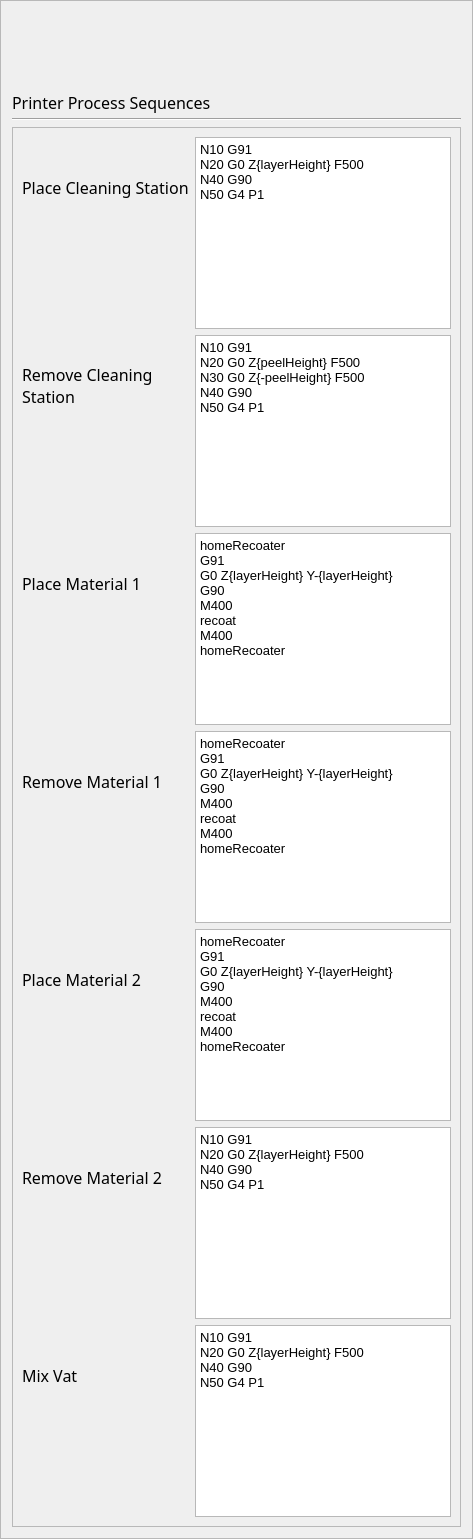
       <widget class="QFrame" name="processFrame">
        <property name="font">
         <font>
          <pointsize>12</pointsize>
         </font>
        </property>
        <property name="frameShape">
         <enum>QFrame::StyledPanel</enum>
        </property>
        <property name="frameShadow">
         <enum>QFrame::Raised</enum>
        </property>
        <layout class="QVBoxLayout" name="verticalLayout">
         <item>
          <widget class="QLabel" name="printerProcessSequenceLabel">
           <property name="minimumSize">
            <size>
             <width>0</width>
             <height>100</height>
            </size>
           </property>
           <property name="maximumSize">
            <size>
             <width>16777215</width>
             <height>20</height>
            </size>
           </property>
           <property name="font">
            <font>
             <family>Gotham</family>
             <pointsize>12</pointsize>
             <bold>false</bold>
            </font>
           </property>
           <property name="styleSheet">
            <string notr="true"/>
           </property>
           <property name="text">
            <string>Printer Process Sequences</string>
           </property>
           <property name="wordWrap">
            <bool>true</bool>
           </property>
          </widget>
         </item>
         <item>
          <widget class="Line" name="line_3">
           <property name="font">
            <font>
             <pointsize>12</pointsize>
            </font>
           </property>
           <property name="orientation">
            <enum>Qt::Horizontal</enum>
           </property>
          </widget>
         </item>
         <item>
          <widget class="QFrame" name="frame_19">
           <property name="font">
            <font>
             <pointsize>12</pointsize>
            </font>
           </property>
           <property name="frameShape">
            <enum>QFrame::StyledPanel</enum>
           </property>
           <property name="frameShadow">
            <enum>QFrame::Raised</enum>
           </property>
           <layout class="QFormLayout" name="formLayout">
            <item row="23" column="0">
             <widget class="QLabel" name="placeMaterial2Label">
              <property name="minimumSize">
               <size>
                <width>0</width>
                <height>100</height>
               </size>
              </property>
              <property name="maximumSize">
               <size>
                <width>16777215</width>
                <height>20</height>
               </size>
              </property>
              <property name="font">
               <font>
                <family>Gotham</family>
                <pointsize>12</pointsize>
                <bold>false</bold>
               </font>
              </property>
              <property name="styleSheet">
               <string notr="true"/>
              </property>
              <property name="text">
               <string>Place Material 2</string>
              </property>
              <property name="wordWrap">
               <bool>true</bool>
              </property>
             </widget>
            </item>
            <item row="29" column="1">
             <widget class="QPlainTextEdit" name="removeMaterial2Text">
              <property name="font">
               <font>
                <pointsize>10</pointsize>
               </font>
              </property>
              <property name="plainText">
               <string>N10 G91
N20 G0 Z{layerHeight} F500
N40 G90
N50 G4 P1
</string>
              </property>
             </widget>
            </item>
            <item row="33" column="1">
             <widget class="QPlainTextEdit" name="mixVatText">
              <property name="font">
               <font>
                <pointsize>10</pointsize>
                <bold>false</bold>
               </font>
              </property>
              <property name="plainText">
               <string>N10 G91
N20 G0 Z{layerHeight} F500
N40 G90
N50 G4 P1
</string>
              </property>
             </widget>
            </item>
            <item row="29" column="0">
             <widget class="QLabel" name="removeMaterial2Label">
              <property name="minimumSize">
               <size>
                <width>0</width>
                <height>100</height>
               </size>
              </property>
              <property name="maximumSize">
               <size>
                <width>16777215</width>
                <height>20</height>
               </size>
              </property>
              <property name="font">
               <font>
                <family>Gotham</family>
                <pointsize>12</pointsize>
                <bold>false</bold>
               </font>
              </property>
              <property name="styleSheet">
               <string notr="true"/>
              </property>
              <property name="text">
               <string>Remove Material 2</string>
              </property>
              <property name="wordWrap">
               <bool>true</bool>
              </property>
             </widget>
            </item>
            <item row="33" column="0">
             <widget class="QLabel" name="mixVatLabel">
              <property name="minimumSize">
               <size>
                <width>0</width>
                <height>100</height>
               </size>
              </property>
              <property name="maximumSize">
               <size>
                <width>16777215</width>
                <height>20</height>
               </size>
              </property>
              <property name="font">
               <font>
                <family>Gotham</family>
                <pointsize>12</pointsize>
                <bold>false</bold>
               </font>
              </property>
              <property name="styleSheet">
               <string notr="true"/>
              </property>
              <property name="text">
               <string>Mix Vat</string>
              </property>
              <property name="wordWrap">
               <bool>true</bool>
              </property>
             </widget>
            </item>
            <item row="23" column="1">
             <widget class="QPlainTextEdit" name="placeMaterial2Text">
              <property name="font">
               <font>
                <pointsize>10</pointsize>
               </font>
              </property>
              <property name="plainText">
               <string>homeRecoater
G91
G0 Z{layerHeight} Y-{layerHeight}
G90
M400
recoat
M400
homeRecoater</string>
              </property>
             </widget>
            </item>
            <item row="1" column="0">
             <widget class="QLabel" name="placeCleaningStationLabel">
              <property name="minimumSize">
               <size>
                <width>0</width>
                <height>100</height>
               </size>
              </property>
              <property name="maximumSize">
               <size>
                <width>16777215</width>
                <height>20</height>
               </size>
              </property>
              <property name="font">
               <font>
                <family>Gotham</family>
                <pointsize>12</pointsize>
                <bold>false</bold>
               </font>
              </property>
              <property name="styleSheet">
               <string notr="true"/>
              </property>
              <property name="text">
               <string>Place Cleaning Station</string>
              </property>
              <property name="wordWrap">
               <bool>true</bool>
              </property>
             </widget>
            </item>
            <item row="1" column="1">
             <widget class="QPlainTextEdit" name="placeCleaningStationText">
              <property name="font">
               <font>
                <pointsize>10</pointsize>
               </font>
              </property>
              <property name="plainText">
               <string>N10 G91
N20 G0 Z{layerHeight} F500
N40 G90
N50 G4 P1
</string>
              </property>
             </widget>
            </item>
            <item row="7" column="1">
             <widget class="QPlainTextEdit" name="removeCleaningStationText">
              <property name="font">
               <font>
                <pointsize>10</pointsize>
               </font>
              </property>
              <property name="plainText">
               <string>N10 G91
N20 G0 Z{peelHeight} F500
N30 G0 Z{-peelHeight} F500
N40 G90
N50 G4 P1</string>
              </property>
             </widget>
            </item>
            <item row="7" column="0">
             <widget class="QLabel" name="removeCleaningStationLabel">
              <property name="minimumSize">
               <size>
                <width>0</width>
                <height>100</height>
               </size>
              </property>
              <property name="maximumSize">
               <size>
                <width>16777215</width>
                <height>20</height>
               </size>
              </property>
              <property name="font">
               <font>
                <family>Gotham</family>
                <pointsize>12</pointsize>
                <bold>false</bold>
               </font>
              </property>
              <property name="styleSheet">
               <string notr="true"/>
              </property>
              <property name="text">
               <string>Remove Cleaning Station</string>
              </property>
              <property name="wordWrap">
               <bool>true</bool>
              </property>
             </widget>
            </item>
            <item row="11" column="1">
             <widget class="QPlainTextEdit" name="placeMaterial1Text">
              <property name="font">
               <font>
                <pointsize>10</pointsize>
               </font>
              </property>
              <property name="plainText">
               <string>homeRecoater
G91
G0 Z{layerHeight} Y-{layerHeight}
G90
M400
recoat
M400
homeRecoater</string>
              </property>
             </widget>
            </item>
            <item row="11" column="0">
             <widget class="QLabel" name="placeMaterial1Label">
              <property name="minimumSize">
               <size>
                <width>0</width>
                <height>100</height>
               </size>
              </property>
              <property name="maximumSize">
               <size>
                <width>16777215</width>
                <height>20</height>
               </size>
              </property>
              <property name="font">
               <font>
                <family>Gotham</family>
                <pointsize>12</pointsize>
                <bold>false</bold>
               </font>
              </property>
              <property name="styleSheet">
               <string notr="true"/>
              </property>
              <property name="text">
               <string>Place Material 1</string>
              </property>
              <property name="wordWrap">
               <bool>true</bool>
              </property>
             </widget>
            </item>
            <item row="17" column="1">
             <widget class="QPlainTextEdit" name="removeMaterial1Text">
              <property name="font">
               <font>
                <pointsize>10</pointsize>
               </font>
              </property>
              <property name="plainText">
               <string>homeRecoater
G91
G0 Z{layerHeight} Y-{layerHeight}
G90
M400
recoat
M400
homeRecoater</string>
              </property>
             </widget>
            </item>
            <item row="17" column="0">
             <widget class="QLabel" name="removeMaterial1Label">
              <property name="minimumSize">
               <size>
                <width>0</width>
                <height>100</height>
               </size>
              </property>
              <property name="maximumSize">
               <size>
                <width>16777215</width>
                <height>20</height>
               </size>
              </property>
              <property name="font">
               <font>
                <family>Gotham</family>
                <pointsize>12</pointsize>
                <bold>false</bold>
               </font>
              </property>
              <property name="styleSheet">
               <string notr="true"/>
              </property>
              <property name="text">
               <string>Remove Material 1</string>
              </property>
              <property name="wordWrap">
               <bool>true</bool>
              </property>
             </widget>
            </item>
           </layout>
          </widget>
         </item>
        </layout>
       </widget>
